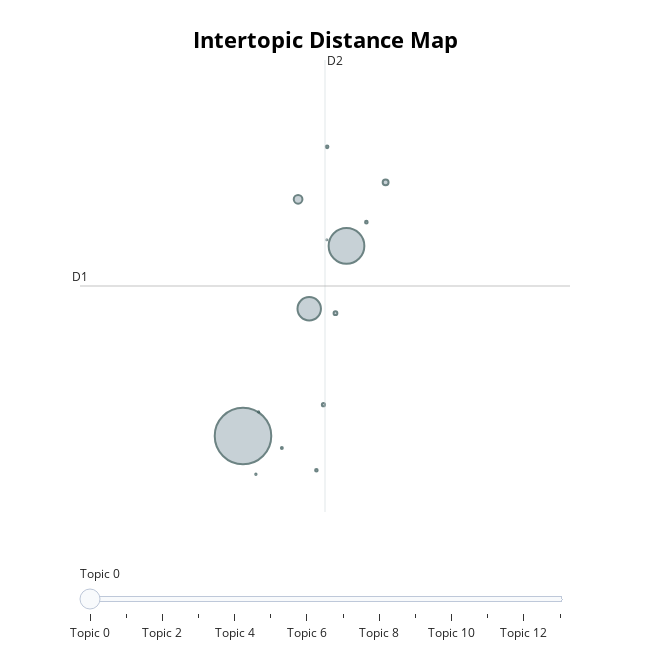
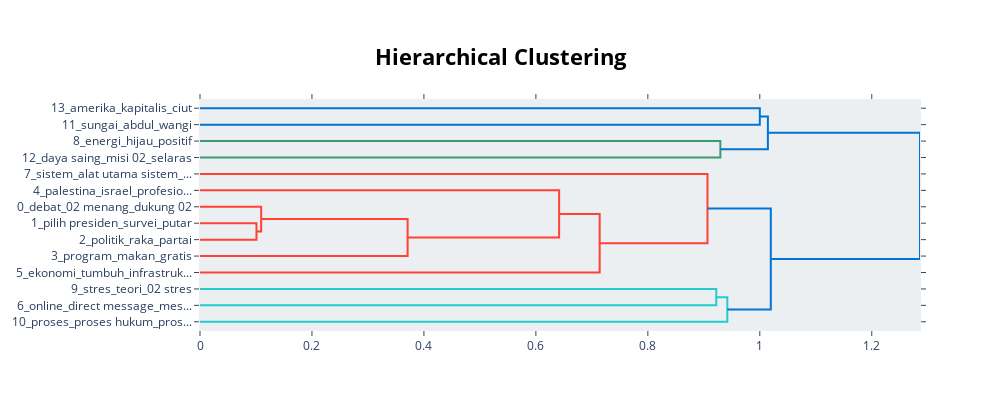
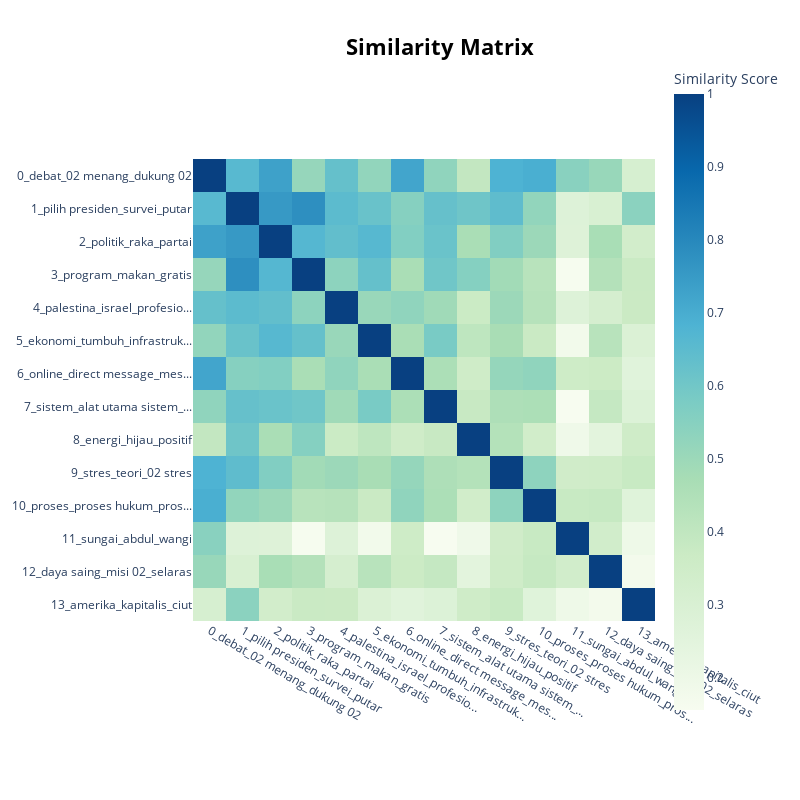

Notebook code for these charts, in order:
### Code cell
# Get the improved topic information
topic_info = topic_model.get_topic_info()
print("\nImproved Topic Information:")
print(topic_info.head(10))

# Print topics with their new labels
print("\nCampaign Themes for Ganjar-Mahfud:")
for index, row in topic_info.iterrows():
    if row["Topic"] != -1:  # Skip outlier topic
        topic_id = row["Topic"]
        words = [word[0] for word in topic_model.get_topic(topic_id)[:8]]
        print(f"Theme: {row['Name']}")
        print(f"Keywords: {', '.join(words)}")
        print(f"Document count: {row['Count']}")
        print("-" * 50)

# Create a topic distribution visualization
plt.figure(figsize=(12, 6))
topic_counts = topic_info[topic_info["Topic"] != -1]["Count"]
topic_names = [label for topic, label in topic_labels.items() if topic != -1][:len(topic_counts)]

# Plot with better color scheme
bars = plt.bar(topic_names, topic_counts, color=plt.cm.viridis(np.linspace(0, 1, len(topic_counts))))

# Add count labels on top of bars
for bar in bars:
    height = bar.get_height()
    plt.text(bar.get_x() + bar.get_width()/2., height + 0.5,
            f'{int(height)}', ha='center', va='bottom', fontweight='bold')

plt.xticks(rotation=45, ha="right")
plt.title("Distribution of Campaign Themes in Ganjar-Mahfud Tweets", fontsize=14, fontweight='bold')
plt.xlabel("Campaign Themes", fontsize=12)
plt.ylabel("Number of Tweets", fontsize=12)
plt.tight_layout()
plt.grid(axis='y', linestyle='--', alpha=0.7)
plt.show()

# Display interactive visualizations
intertopic_map = topic_model.visualize_topics()
display(intertopic_map)

# Create hierarchical clustering visualization
hierarchy = topic_model.visualize_hierarchy()
display(hierarchy)

# Create heatmap of topic similarities
heatmap = topic_model.visualize_heatmap()
display(heatmap)

# Create word clouds for top 3 topics
plt.figure(figsize=(15, 10))
for i, topic_id in enumerate(topic_info[topic_info['Topic'] != -1]['Topic'][:3]):
    plt.subplot(1, 3, i+1)
    
    # Get topic words and weights
    words = dict(topic_model.get_topic(topic_id)[:15])
    
    # Create and display wordcloud
    wordcloud = WordCloud(width=400, height=400, background_color='white', 
                          colormap='viridis', max_words=50).generate_from_frequencies(words)
    
    plt.imshow(wordcloud, interpolation='bilinear')
    plt.title(f"Topic: {topic_labels[topic_id]}", fontsize=12)
    plt.axis('off')

plt.tight_layout()
plt.show()

### Figure 1 — Plotly figure (JSON) as saved in the notebook; plotly's stock layout.template omitted (floating-point values rounded to 4 significant figures)
{"data": [{"customdata": [[0, "debat | 02 menang | dukung 02 | kayak | calon 02", 38598], [1, "pilih presiden | survei | putar | kayak | suara", 15370], [2, "politik | raka | partai | juang | nasional", 6642], [3, "program | makan | gratis | food | food estate", 916], [4, "palestina | israel | profesional | abu janda | janda", 421], [5, "ekonomi | tumbuh | infrastruktur | cipta | pakbowopasti", 172], [6, "online | direct message | message | direct | ojek online", 123], [7, "sistem | alat utama sistem | utama sistem | alat utama | sistem tahan", 85], [8, "energi | hijau | positif | inspirasi | pelopor", 82], [9, "stres | teori | 02 stres | konspirasi | praktik", 78], [10, "proses | proses hukum | proses pilih | lapor | makzul", 44], [11, "sungai | abdul | wangi | besi | sultan", 21], [12, "daya saing | misi 02 | selaras | inklusif | perintah dukung", 13], [13, "amerika | kapitalis | ciut | intelijen | telepon", 10]], "hovertemplate": "<b>Topic %{customdata[0]}</b><br>%{customdata[1]}<br>Size: %{customdata[2]}", "legendgroup": "", "marker": {"color": "#B0BEC5", "line": {"color": "DarkSlateGrey", "width": 2}, "size": [38598, 15370, 6642, 916, 421, 172, 123, 85, 82, 78, 44, 21, 13, 10], "sizemode": "area", "sizeref": 24.12, "symbol": "circle"}, "mode": "markers", "name": "", "orientation": "v", "showlegend": false, "type": "scatter", "x": [17.29, 18.93, 18.34, 18.16, 19.55, 18.76, 18.57, 18.62, 19.25, 18.45, 17.9, 17.49, 17.54, 18.62], "xaxis": "x", "y": [4.183, 6.923, 6.017, 7.596, 7.84, 5.954, 4.634, 8.352, 7.266, 3.689, 4.01, 3.631, 4.53, 7.011], "yaxis": "y"}], "layout": {"annotations": [{"showarrow": false, "text": "D1", "x": 14.69, "y": 6.346, "yshift": 10}, {"showarrow": false, "text": "D2", "x": 18.59, "xshift": 10, "y": 9.605}], "height": 650, "hoverlabel": {"bgcolor": "white", "font": {"family": "Rockwell", "size": 16}}, "legend": {"itemsizing": "constant", "tracegroupgap": 0}, "margin": {"t": 60}, "shapes": [{"line": {"color": "#CFD8DC", "width": 2}, "type": "line", "x0": 18.59, "x1": 18.59, "y0": 3.086, "y1": 9.605}, {"line": {"color": "#9E9E9E", "width": 2}, "type": "line", "x0": 14.69, "x1": 22.49, "y0": 6.346, "y1": 6.346}], "sliders": [{"active": 0, "pad": {"t": 50}, "steps": [{"args": [{"marker.color": [["red", "#B0BEC5", "#B0BEC5", "#B0BEC5", "#B0BEC5", "#B0BEC5", "#B0BEC5", "#B0BEC5", "#B0BEC5", "#B0BEC5", "#B0BEC5", "#B0BEC5", "#B0BEC5", "#B0BEC5"]]}], "label": "Topic 0", "method": "update"}, {"args": [{"marker.color": [["#B0BEC5", "red", "#B0BEC5", "#B0BEC5", "#B0BEC5", "#B0BEC5", "#B0BEC5", "#B0BEC5", "#B0BEC5", "#B0BEC5", "#B0BEC5", "#B0BEC5", "#B0BEC5", "#B0BEC5"]]}], "label": "Topic 1", "method": "update"}, {"args": [{"marker.color": [["#B0BEC5", "#B0BEC5", "red", "#B0BEC5", "#B0BEC5", "#B0BEC5", "#B0BEC5", "#B0BEC5", "#B0BEC5", "#B0BEC5", "#B0BEC5", "#B0BEC5", "#B0BEC5", "#B0BEC5"]]}], "label": "Topic 2", "method": "update"}, {"args": [{"marker.color": [["#B0BEC5", "#B0BEC5", "#B0BEC5", "red", "#B0BEC5", "#B0BEC5", "#B0BEC5", "#B0BEC5", "#B0BEC5", "#B0BEC5", "#B0BEC5", "#B0BEC5", "#B0BEC5", "#B0BEC5"]]}], "label": "Topic 3", "method": "update"}, {"args": [{"marker.color": [["#B0BEC5", "#B0BEC5", "#B0BEC5", "#B0BEC5", "red", "#B0BEC5", "#B0BEC5", "#B0BEC5", "#B0BEC5", "#B0BEC5", "#B0BEC5", "#B0BEC5", "#B0BEC5", "#B0BEC5"]]}], "label": "Topic 4", "method": "update"}, {"args": [{"marker.color": [["#B0BEC5", "#B0BEC5", "#B0BEC5", "#B0BEC5", "#B0BEC5", "red", "#B0BEC5", "#B0BEC5", "#B0BEC5", "#B0BEC5", "#B0BEC5", "#B0BEC5", "#B0BEC5", "#B0BEC5"]]}], "label": "Topic 5", "method": "update"}, {"args": [{"marker.color": [["#B0BEC5", "#B0BEC5", "#B0BEC5", "#B0BEC5", "#B0BEC5", "#B0BEC5", "red", "#B0BEC5", "#B0BEC5", "#B0BEC5", "#B0BEC5", "#B0BEC5", "#B0BEC5", "#B0BEC5"]]}], "label": "Topic 6", "method": "update"}, {"args": [{"marker.color": [["#B0BEC5", "#B0BEC5", "#B0BEC5", "#B0BEC5", "#B0BEC5", "#B0BEC5", "#B0BEC5", "red", "#B0BEC5", "#B0BEC5", "#B0BEC5", "#B0BEC5", "#B0BEC5", "#B0BEC5"]]}], "label": "Topic 7", "method": "update"}, {"args": [{"marker.color": [["#B0BEC5", "#B0BEC5", "#B0BEC5", "#B0BEC5", "#B0BEC5", "#B0BEC5", "#B0BEC5", "#B0BEC5", "red", "#B0BEC5", "#B0BEC5", "#B0BEC5", "#B0BEC5", "#B0BEC5"]]}], "label": "Topic 8", "method": "update"}, {"args": [{"marker.color": [["#B0BEC5", "#B0BEC5", "#B0BEC5", "#B0BEC5", "#B0BEC5", "#B0BEC5", "#B0BEC5", "#B0BEC5", "#B0BEC5", "red", "#B0BEC5", "#B0BEC5", "#B0BEC5", "#B0BEC5"]]}], "label": "Topic 9", "method": "update"}, {"args": [{"marker.color": [["#B0BEC5", "#B0BEC5", "#B0BEC5", "#B0BEC5", "#B0BEC5", "#B0BEC5", "#B0BEC5", "#B0BEC5", "#B0BEC5", "#B0BEC5", "red", "#B0BEC5", "#B0BEC5", "#B0BEC5"]]}], "label": "Topic 10", "method": "update"}, {"args": [{"marker.color": [["#B0BEC5", "#B0BEC5", "#B0BEC5", "#B0BEC5", "#B0BEC5", "#B0BEC5", "#B0BEC5", "#B0BEC5", "#B0BEC5", "#B0BEC5", "#B0BEC5", "red", "#B0BEC5", "#B0BEC5"]]}], "label": "Topic 11", "method": "update"}, {"args": [{"marker.color": [["#B0BEC5", "#B0BEC5", "#B0BEC5", "#B0BEC5", "#B0BEC5", "#B0BEC5", "#B0BEC5", "#B0BEC5", "#B0BEC5", "#B0BEC5", "#B0BEC5", "#B0BEC5", "red", "#B0BEC5"]]}], "label": "Topic 12", "method": "update"}, {"args": [{"marker.color": [["#B0BEC5", "#B0BEC5", "#B0BEC5", "#B0BEC5", "#B0BEC5", "#B0BEC5", "#B0BEC5", "#B0BEC5", "#B0BEC5", "#B0BEC5", "#B0BEC5", "#B0BEC5", "#B0BEC5", "red"]]}], "label": "Topic 13", "method": "update"}]}], "title": {"font": {"color": "Black", "size": 22}, "text": "<b>Intertopic Distance Map</b>", "x": 0.5, "xanchor": "center", "y": 0.95, "yanchor": "top"}, "width": 650, "xaxis": {"anchor": "y", "domain": [0, 1], "range": [14.69, 22.49], "title": {"text": ""}, "visible": false}, "yaxis": {"anchor": "x", "domain": [0, 1], "range": [3.086, 9.605], "title": {"text": ""}, "visible": false}}}

### Figure 2 — Plotly figure (JSON) as saved in the notebook; plotly's stock layout.template omitted (floating-point values rounded to 4 significant figures)
{"data": [{"hoverinfo": "text", "marker": {"color": "rgb(0,116,217)"}, "mode": "lines", "type": "scatter", "x": [0.0, 1.0, 1.0, 0.0], "xaxis": "x", "y": [-5.0, -5.0, -15.0, -15.0], "yaxis": "y"}, {"hoverinfo": "text", "marker": {"color": "rgb(61,153,112)"}, "mode": "lines", "type": "scatter", "x": [0.0, 0.9295, 0.9295, 0.0], "xaxis": "x", "y": [-25.0, -25.0, -35.0, -35.0], "yaxis": "y"}, {"hoverinfo": "text", "marker": {"color": "rgb(0,116,217)"}, "mode": "lines", "type": "scatter", "x": [1.0, 1.014, 1.014, 0.9295], "xaxis": "x", "y": [-10.0, -10.0, -30.0, -30.0], "yaxis": "y"}, {"hoverinfo": "text", "marker": {"color": "rgb(255,65,54)"}, "mode": "lines", "type": "scatter", "x": [0.0, 0.1009, 0.1009, 0.0], "xaxis": "x", "y": [-75.0, -75.0, -85.0, -85.0], "yaxis": "y"}, {"hoverinfo": "text", "marker": {"color": "rgb(255,65,54)"}, "mode": "lines", "type": "scatter", "x": [0.0, 0.1092, 0.1092, 0.1009], "xaxis": "x", "y": [-65.0, -65.0, -80.0, -80.0], "yaxis": "y"}, {"hoverinfo": "text", "marker": {"color": "rgb(255,65,54)"}, "mode": "lines", "type": "scatter", "x": [0.1092, 0.3709, 0.3709, 0.0], "xaxis": "x", "y": [-72.5, -72.5, -95.0, -95.0], "yaxis": "y"}, {"hoverinfo": "text", "marker": {"color": "rgb(255,65,54)"}, "mode": "lines", "type": "scatter", "x": [0.0, 0.6415, 0.6415, 0.3709], "xaxis": "x", "y": [-55.0, -55.0, -83.75, -83.75], "yaxis": "y"}, {"hoverinfo": "text", "marker": {"color": "rgb(255,65,54)"}, "mode": "lines", "type": "scatter", "x": [0.6415, 0.7139, 0.7139, 0.0], "xaxis": "x", "y": [-69.38, -69.38, -105.0, -105.0], "yaxis": "y"}, {"hoverinfo": "text", "marker": {"color": "rgb(255,65,54)"}, "mode": "lines", "type": "scatter", "x": [0.0, 0.9065, 0.9065, 0.7139], "xaxis": "x", "y": [-45.0, -45.0, -87.19, -87.19], "yaxis": "y"}, {"hoverinfo": "text", "marker": {"color": "rgb(35,205,205)"}, "mode": "lines", "type": "scatter", "x": [0.0, 0.9222, 0.9222, 0.0], "xaxis": "x", "y": [-115.0, -115.0, -125.0, -125.0], "yaxis": "y"}, {"hoverinfo": "text", "marker": {"color": "rgb(35,205,205)"}, "mode": "lines", "type": "scatter", "x": [0.9222, 0.942, 0.942, 0.0], "xaxis": "x", "y": [-120.0, -120.0, -135.0, -135.0], "yaxis": "y"}, {"hoverinfo": "text", "marker": {"color": "rgb(0,116,217)"}, "mode": "lines", "type": "scatter", "x": [0.9065, 1.02, 1.02, 0.942], "xaxis": "x", "y": [-66.09, -66.09, -127.5, -127.5], "yaxis": "y"}, {"hoverinfo": "text", "marker": {"color": "rgb(0,116,217)"}, "mode": "lines", "type": "scatter", "x": [1.014, 1.286, 1.286, 1.02], "xaxis": "x", "y": [-20.0, -20.0, -96.8, -96.8], "yaxis": "y"}], "layout": {"autosize": false, "height": 410, "hoverlabel": {"bgcolor": "white", "font": {"family": "Rockwell", "size": 16}}, "hovermode": "closest", "plot_bgcolor": "#ECEFF1", "showlegend": false, "title": {"font": {"color": "Black", "size": 22}, "text": "<b>Hierarchical Clustering</b>", "x": 0.5, "xanchor": "center", "yanchor": "top"}, "width": 1000, "xaxis": {"mirror": "allticks", "rangemode": "tozero", "showgrid": false, "showline": true, "showticklabels": true, "ticks": "outside", "type": "linear", "zeroline": false}, "yaxis": {"mirror": "allticks", "range": [-140, 0], "rangemode": "tozero", "showgrid": false, "showline": true, "showticklabels": true, "tickmode": "array", "ticks": "outside", "ticktext": ["13_amerika_kapitalis_ciut", "11_sungai_abdul_wangi", "8_energi_hijau_positif", "12_daya saing_misi 02_selaras", "7_sistem_alat utama sistem_...", "4_palestina_israel_profesio...", "0_debat_02 menang_dukung 02", "1_pilih presiden_survei_putar", "2_politik_raka_partai", "3_program_makan_gratis", "5_ekonomi_tumbuh_infrastruk...", "9_stres_teori_02 stres", "6_online_direct message_mes...", "10_proses_proses hukum_pros..."], "tickvals": [-5, -15, -25, -35, -45, -55, -65, -75, -85, -95, -105, -115, -125, -135], "type": "linear", "zeroline": false}}}

### Figure 3 — Plotly figure (JSON) as saved in the notebook; plotly's stock layout.template omitted (floating-point values rounded to 4 significant figures; data arrays with more than 128 entries replaced by an {"elided": "..."} marker saying what was removed)
{"data": [{"coloraxis": "coloraxis", "hovertemplate": "x: %{x}<br>y: %{y}<br>Similarity Score: %{z}<extra></extra>", "name": "0", "type": "heatmap", "x": ["0_debat_02 menang_dukung 02", "1_pilih presiden_survei_putar", "2_politik_raka_partai", "3_program_makan_gratis", "4_palestina_israel_profesio...", "5_ekonomi_tumbuh_infrastruk...", "6_online_direct message_mes...", "7_sistem_alat utama sistem_...", "8_energi_hijau_positif", "9_stres_teori_02 stres", "10_proses_proses hukum_pros...", "11_sungai_abdul_wangi", "12_daya saing_misi 02_selaras", "13_amerika_kapitalis_ciut"], "xaxis": "x", "y": ["0_debat_02 menang_dukung 02", "1_pilih presiden_survei_putar", "2_politik_raka_partai", "3_program_makan_gratis", "4_palestina_israel_profesio...", "5_ekonomi_tumbuh_infrastruk...", "6_online_direct message_mes...", "7_sistem_alat utama sistem_...", "8_energi_hijau_positif", "9_stres_teori_02 stres", "10_proses_proses hukum_pros...", "11_sungai_abdul_wangi", "12_daya saing_misi 02_selaras", "13_amerika_kapitalis_ciut"], "yaxis": "y", "z": {"elided": "14x14 float values"}}], "layout": {"coloraxis": {"colorbar": {"title": {"text": "Similarity Score"}}, "colorscale": [[0, "rgb(247,252,240)"], [0.125, "rgb(224,243,219)"], [0.25, "rgb(204,235,197)"], [0.375, "rgb(168,221,181)"], [0.5, "rgb(123,204,196)"], [0.625, "rgb(78,179,211)"], [0.75, "rgb(43,140,190)"], [0.875, "rgb(8,104,172)"], [1, "rgb(8,64,129)"]]}, "height": 800, "hoverlabel": {"bgcolor": "white", "font": {"family": "Rockwell", "size": 16}}, "legend": {"title": {"text": "Trend"}}, "margin": {"t": 60}, "showlegend": true, "title": {"font": {"color": "Black", "size": 22}, "text": "<b>Similarity Matrix</b>", "x": 0.55, "xanchor": "center", "y": 0.95, "yanchor": "top"}, "width": 800, "xaxis": {"anchor": "y", "constrain": "domain", "domain": [0, 1], "scaleanchor": "y"}, "yaxis": {"anchor": "x", "autorange": "reversed", "constrain": "domain", "domain": [0, 1]}}}
